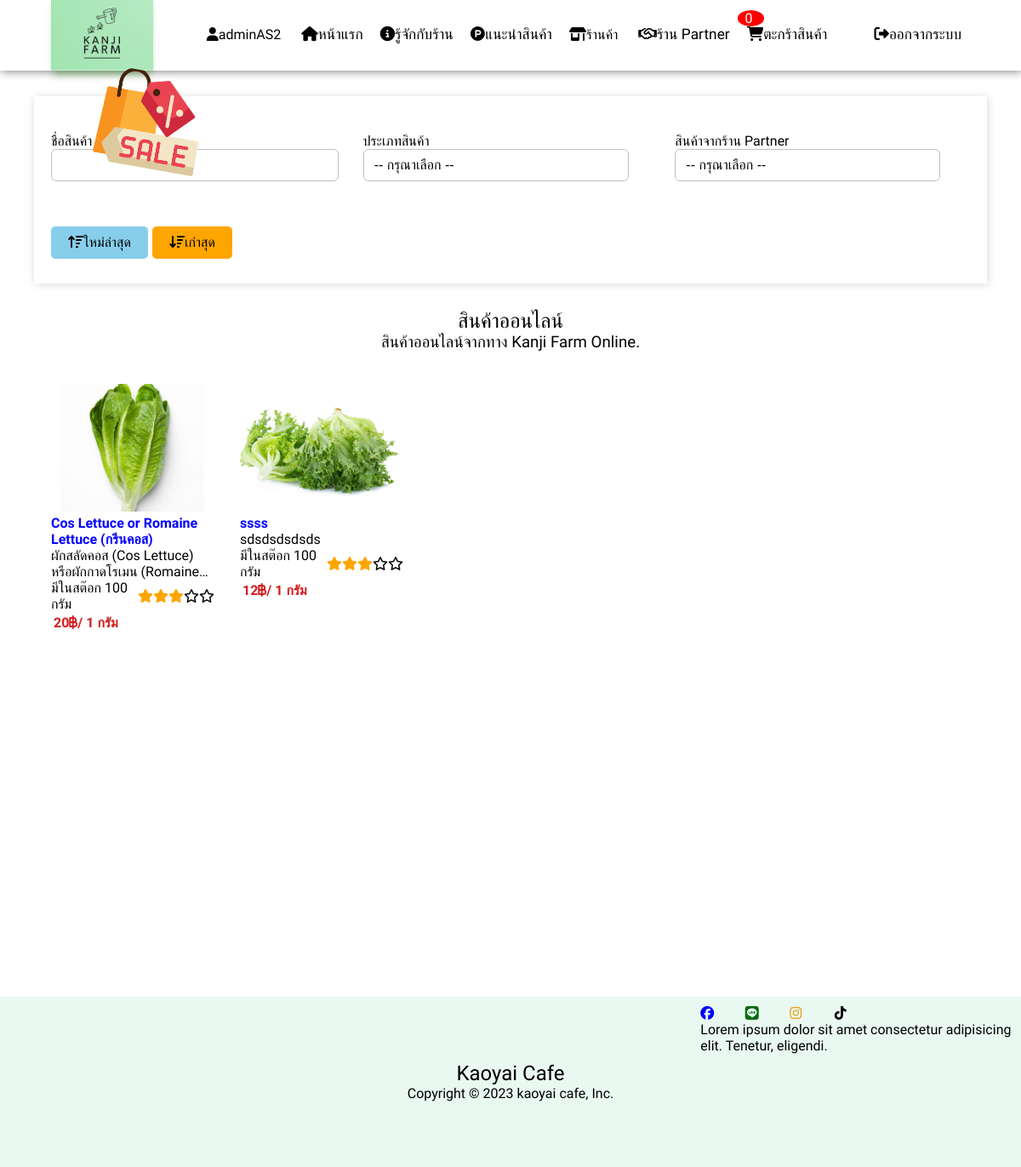
The app's page /shopping_online.php (signed in), older data.
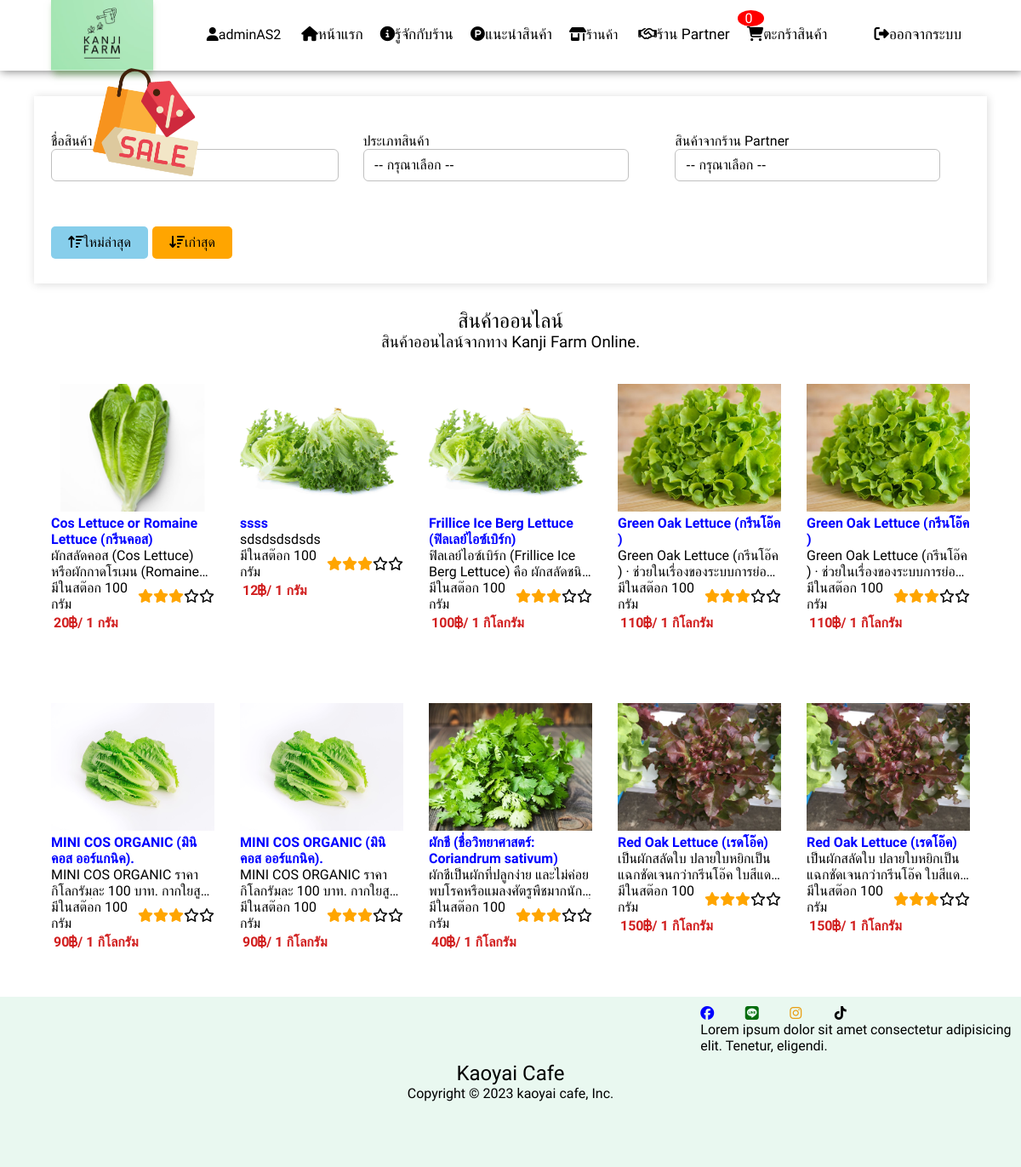
The same page, newer data.
### tables this page shows
CREATE TABLE `kanji_products` (
  `product_id` int(10) NOT NULL,
  `product_member_id` varchar(10) NOT NULL,
  `product_name` varchar(225) NOT NULL,
  `product_price` varchar(20) NOT NULL,
  `product_amount` varchar(20) NOT NULL,
  `product_type_name` varchar(80) NOT NULL,
  `product_shop_name` varchar(80) NOT NULL,
  `product_type_id` int(10) NOT NULL,
  `product_user_id` int(10) NOT NULL,
  `product_status` int(10) NOT NULL DEFAULT 1,
  `product_timestamp` timestamp NOT NULL DEFAULT current_timestamp(),
  `product_img` varchar(300) NOT NULL,
  `product_detail` text NOT NULL,
  `product_sub_detail` varchar(500) NOT NULL,
  `comment_id` int(10) NOT NULL,
  `review_id` int(10) NOT NULL,
  `product_shop_id` int(10) NOT NULL,
  `option_price` varchar(10) NOT NULL,
  `option_amount` varchar(10) NOT NULL
);

### services/class/Connection.php (called while the page is built, shortened)
<?php
class Connection {
		public $hostname 	= 'localhost';
		public $username 	= 'root';
		public $password	= '';
		public $dbname 		= 'atsamatd_atsamatd';
		public function openConnection(){
			try{
				$server = @$_SERVER['SERVER_NAME'];
				if($server == 'localhost'):
					$conn = new PDO("mysql:host=$this->hostname;dbname=$this->dbname;",$this->username,$this->password);
					$conn->setAttribute(PDO::ATTR_ERRMODE,PDO::ERRMODE_EXCEPTION);
				else:
					$conn = new PDO("mysql:host=$this->hostname;dbname=atsamatd_atsamatd;","atsamatd_root","atsamatd");
					$conn->setAttribute(PDO::ATTR_ERRMODE,PDO::ERRMODE_EXCEPTION);
				endif;
				return $this->pdo = $conn;
			}catch(PDOException $err){
				echo $err->getMessage();
			}
		}
		public function id_encrypt($id){
			$privateKey = "id-123";
			$iv = "asdfghzxcv12340k";
			$sslID = openssl_encrypt($id,'AES-256-CBC',$privateKey,0,$iv);
			return $sslID;
		}
}
?>

### shopping_online.php (the view, shortened to what this page needs)
<?php
    require_once "./services/class/Connection.php";
    $checkAuthen = new Connection();
    $checkAuthen->authenPermission();
?>
<!DOCTYPE html>
<html lang="en">
<head>
    <link rel="stylesheet" href="./style.css">
</head>
<body>
<div id="wrapper">
   <?php include ('./header-template.php'); ?>
    <div class="container">
        <section class="shop-filter">
            <div class="form-group filter">
                <label for="">ชื่อสินค้า</label>
            </div>
            <div class="form-group filter">
                <label for="">ประเภทสินค้า</label>
                <select  name="produce_type" class="form-control" style="width: 90%">
                    <option value="">-- กรุณาเลือก --</option>
                </select>
            </div>
            <div class="form-group filter">
                <label for="">สินค้าจากร้าน Partner</label>
                <select name="produce_partner" class="form-control" style="width: 90%">
                    <option value="">-- กรุณาเลือก --</option>
                </select>
            </div>
            <div class="form-group filter">
                <button class="btn btn-filter-skyblue"> <i class="fa-solid fa-arrow-up-wide-short"></i> ใหม่ล่าสุด</button>
                <button class="btn btn-filter-orange"> <i class="fa-solid fa-arrow-down-wide-short"></i> เก่าสุด</button>
            </div>
            <div class="form-group">
            </div>
        </section>
        <article class="product">
            <div class="center"><h1 class="main-text" style="margin-block-end: 0 !important;">สินค้าออนไลน์</h1></div>
            <div class="center"><h3 class="sub-text" style="margin-block-start: 0 !important;">สินค้าออนไลน์จากทาง Kanji Farm Online. </h3></div>
            <br>
            <section class="container-product-shop">
                <?php
                    $checkAuthen->openConnection();
                    $stmt_product = $checkAuthen->pdo->prepare("SELECT * FROM `kanji_products` WHERE ? ");
                    $stmt_product->execute(array('1=1'));
                    while($R_PRODUCT =  $stmt_product->fetch(PDO::FETCH_ASSOC)):
                ?>
                <div class="box-product">
                    <div class="img-profile-shop">
                        <img class="img-action" src="./backend_disc/bs-advance-admin/advance-admin/<?php echo $R_PRODUCT['product_img'] ?>" alt="">
                    </div>
                    <h3><a href="./shop_product.php?product_id=<?php echo $checkAuthen->id_encrypt($R_PRODUCT['product_id']); ?>"><?php echo $R_PRODUCT['product_name'] ?></a></h3>
                    <h4 class="sub-text short-text"><?php echo $R_PRODUCT['product_detail'] ?></h4>
                    <div class="detail-option">
                        <div class="stock">มีในสต๊อก 100 กรัม</div>
                        <div class="option-review">
                        <i class="fa-solid fa-star orange"></i>
                        <i class="fa-solid fa-star orange"></i>
                        <i class="fa-solid fa-star orange"></i>
                        <i class="fa-regular fa-star"></i>
                        <i class="fa-regular fa-star"></i>
                        </div>
                    </div>
                    <h4 class="price">
                        <?php echo $R_PRODUCT['product_price']; ?><i class="fa-solid fa-baht-sign"></i>
                         / <?php echo '1 '.$R_PRODUCT['option_price'] ?>
                    </h4>
                </div>
                <?php
                    endwhile;
                ?>
            </section>
        </article>
    </div>
    <?php include('./footer-template.php') ?>
</div>
</body>
</html>
<?php exit; ?>

### header-template.php (shortened to what this page needs)
<header>
<div class="container-header">
    <div class="header-title">
        <a href="./index.php"> <img class="img-title" src="./kanji_farm.jpg" alt=""></a>
        <div class="action-icon">
        </div>
    </div>
    <div class="header-menu">
        <div class="menu-section1">
            <ul class="user">
                <li id="menu-users">
                   <i class="fa-solid fa-user"></i> <?php echo @$_SESSION['AUTHEN_USERNAME'].'AS'.@$_SESSION['AUTHEN_USER_ID']; ?>
                </li>
                <li><a class="main-text" href="./index.php"><i class="fa-solid fa-house"></i> หน้าแรก</a></li>
                <li><a class="main-text" href="#intro"><i class="fa-solid fa-circle-info"></i> รู้จักกับร้าน</a></li>
                <li><a href="#product"><i class="fa-brands fa-product-hunt"></i> แนะนำสินค้า</a></li>
                <li id="menu-shop">
                    <i  class="fa-solid fa-shop"></i> ร้านค้า
                </li>
                <li><a href="#partner"><i class="fa-regular fa-handshake"></i> ร้าน Partner</a></li>
                <li><a href="./checkout_cart.php"><i class="fa-solid fa-cart-shopping"></i> ตะกร้าสินค้า </a> <span class="count-product">
                    <?php
                        if(!empty($_SESSION['CART'])):
                            echo count($_SESSION['CART']);
                        else:
                        echo '0';
                        endif;
                    ?>
                </span></li>
                <li><a href="./logout.php"><i class="fa-solid fa-right-from-bracket"></i> ออกจากระบบ</a></li>
            </ul>
        </div>
    </div>
</div>
</header>

### footer-template.php
<footer>
        <div class="container-footer">
            <section></section>
            <section class="flex-center">
                <center>
                    <h2 class="margin-block-0 main-text">Kaoyai Cafe</h2>
                    <h4 class="margin-block-0 sub-text">Copyright © 2023 kaoyai cafe, Inc.</h4>
                </center>
            </section>
           <div class="container-contact-footer">
                <div class="contact-footer">
                    <div class="facebook">
                        <i class="fa-brands fa-facebook"></i>
                    </div>
                    <div class="line">
                        <i class="fa-brands fa-line"></i>
                    </div>
                    <div class="intragram">
                        <i class="fa-brands fa-instagram"></i>
                    </div>
                    <div class="tiktok">
                        <i class="fa-brands fa-tiktok"></i>
                    </div>
                </div>
                <div class="contact-footer-address">
                    Lorem ipsum dolor sit amet consectetur adipisicing elit. Tenetur, eligendi.
                </div>
           </div>
        </div>
    </footer>

Row changes from the older to the newer data that the page shows:
added kanji_products: product_img (picture), product_name "Frillice Ice Berg Lettuce (ฟิลเลย์ไอซ์เบิร์ก)", product_detail "ฟิลเลย์ไอซ์เบิร์ก (Frillice Ice Berg Lettuce)…", product_price "100", option_price "กิโลกรัม"
added kanji_products: product_img (picture), product_name "Green Oak Lettuce (กรีนโอ๊ค )", product_detail "Green Oak Lettuce (กรีนโอ๊ค )…", product_price "110", option_price "กิโลกรัม"
added kanji_products: product_img (picture), product_name "Green Oak Lettuce (กรีนโอ๊ค )", product_detail "Green Oak Lettuce (กรีนโอ๊ค )…", product_price "110", option_price "กิโลกรัม"
added kanji_products: product_img (picture), product_name "MINI COS ORGANIC (มินิคอส ออร์แกนิค).", product_detail "MINI COS ORGANIC ราคากิโลกรัมละ 100…", product_price "90", option_price "กิโลกรัม"
added kanji_products: product_img (picture), product_name "MINI COS ORGANIC (มินิคอส ออร์แกนิค).", product_detail "MINI COS ORGANIC ราคากิโลกรัมละ 100…", product_price "90", option_price "กิโลกรัม"
added kanji_products: product_img (picture), product_name "ผักชี (ชื่อวิทยาศาสตร์: Coriandrum sativum)", product_detail "ผักชีเป็นผักที่ปลูกง่าย…", product_price "40", option_price "กิโลกรัม"
added kanji_products: product_img (picture), product_name "Red Oak Lettuce (เรดโอ๊ค)", product_detail "เป็นผักสลัดใบ…", product_price "150", option_price "กิโลกรัม"
added kanji_products: product_img (picture), product_name "Red Oak Lettuce (เรดโอ๊ค)", product_detail "เป็นผักสลัดใบ…", product_price "150", option_price "กิโลกรัม"
